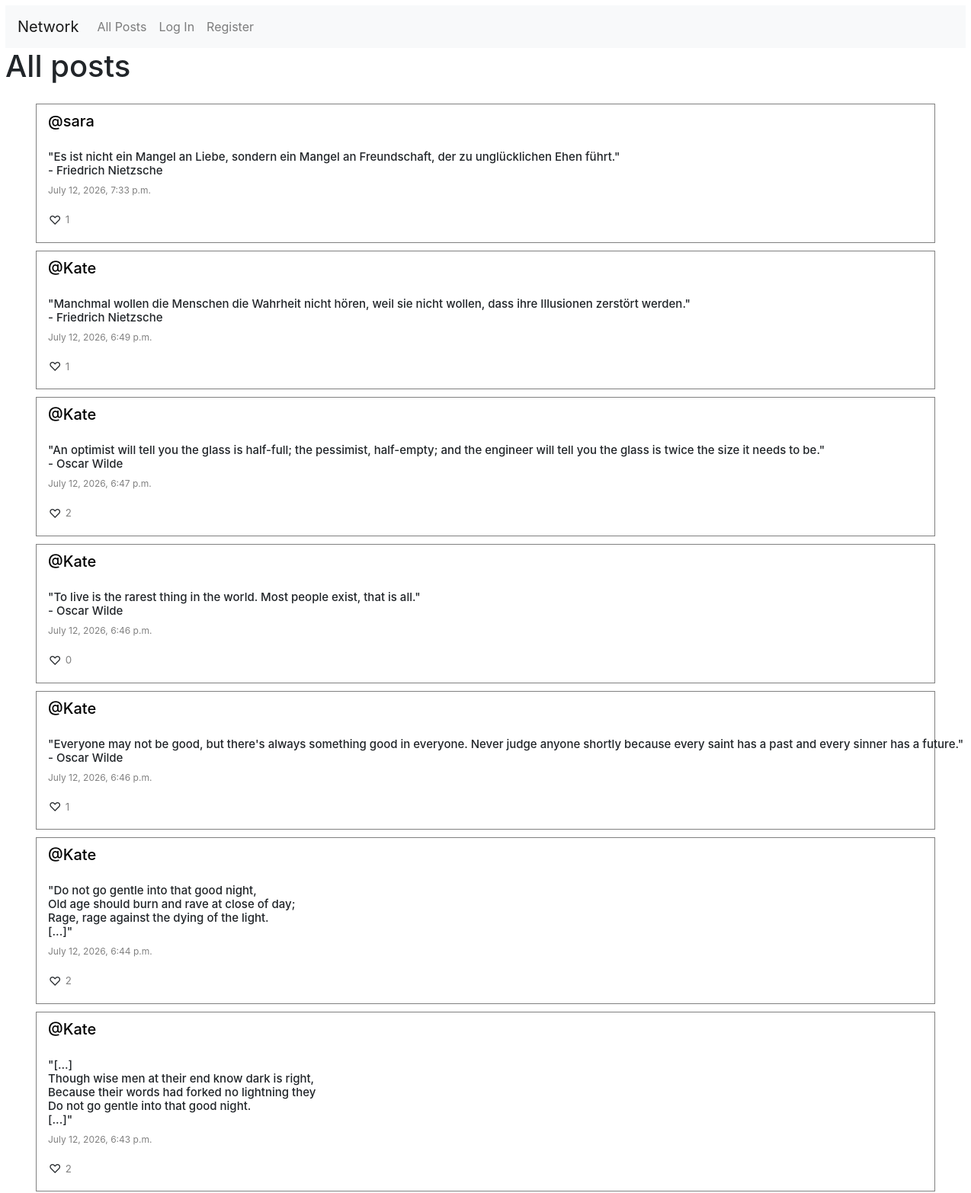
Before: / (upper part) with the older database file.
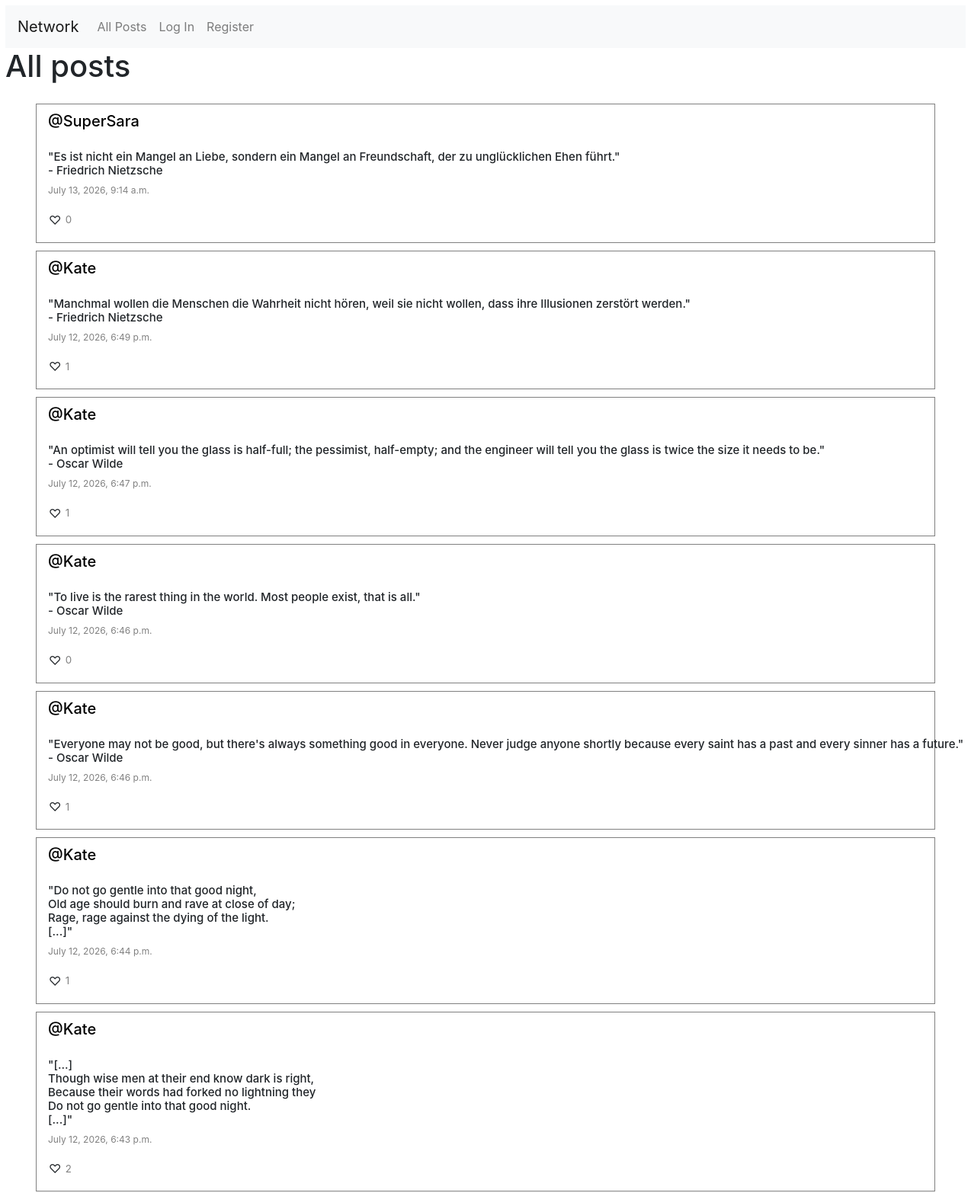
After: the same page with the newer database file.
### network/models.py (models this page shows, shortened)
class Post(models.Model):
    content = models.CharField(max_length = 140)
    user = models.ForeignKey(User, on_delete = models.CASCADE, related_name = "author")
    date = models.DateTimeField(auto_now_add = True)

class User(AbstractUser):
    pass

### network/views.py (the view)
# urls.py: path("", views.index, name="index"),
def index(request):
    all_posts = Post.objects.all().order_by("id").reverse()
    paginator = Paginator(all_posts, 10)
    page_number = request.GET.get('page')
    posts_in_page = paginator.get_page(page_number)
    for post in posts_in_page:
        post.is_liked = Like.objects.filter(user=request.user, post=post).exists() if request.user.is_authenticated else False
    return render(request, "network/index.html", {
        "allPosts": all_posts,
        "posts_in_page": posts_in_page
    })

### network/templates/network/index.html (shortened to what this page needs)
{% extends "network/layout.html" %}
{% load static %}
{% block body %}
    <h1>All posts</h1>
    <div class="all_posts">
        {% for post in posts_in_page %}
            <div class="row post" data-post-id="{{ post.id }}" data-user-authenticated="{{ user.is_authenticated }}">
                <div class="col">
                <h5 class="username"><a href="{% url 'profile' post.user.id %}">@{{ post.user }}</a></h5>
                <h6 class="content">{{ post.content }}</h6>
                <p class="date">{{ post.date }}</p>
                <p>
                    <button type="button" class="like-btn btn p-0
                        {% if post.is_liked %}text-danger
                        {% else %}text-outline-danger
                        {% endif %}"
                        data-liked="{{ post.is_liked }}">
                        {% if user.is_authenticated %}
                            {% if post.is_liked %}<span style="color:red">&#9829</span>
                            {% else %}&#9825
                            {% endif %}
                        {% else %}&#9825
                        {% endif %}
                    </button>
                    <span class="like-count">{{ post.post_likes.all.count }}</span>
                </p>
                </div>
            </div>
        {% endfor %}
    </div>
{% endblock %}

Changed rows visible on the page:
removed Post: user "sara", content "\"Es ist nicht ein Mangel an Liebe, sondern ein Mangel an Freundschaft, der zu unglücklichen Ehen führt.\" - Friedrich Nietzsche", date "July 12, 2026, 7:33 p.m.", post_likes.all.count "1"
added Post: user "SuperSara", content "\"Es ist nicht ein Mangel an Liebe, sondern ein Mangel an Freundschaft, der zu unglücklichen Ehen führt.\" - Friedrich Nietzsche", date "July 13, 2026, 9:14 a.m.", post_likes.all.count "0"
computed for Post "July 12, 2026, 6:47 p.m.": post_likes.all.count "2" → "1"
computed for Post "July 12, 2026, 6:44 p.m.": post_likes.all.count "2" → "1"
